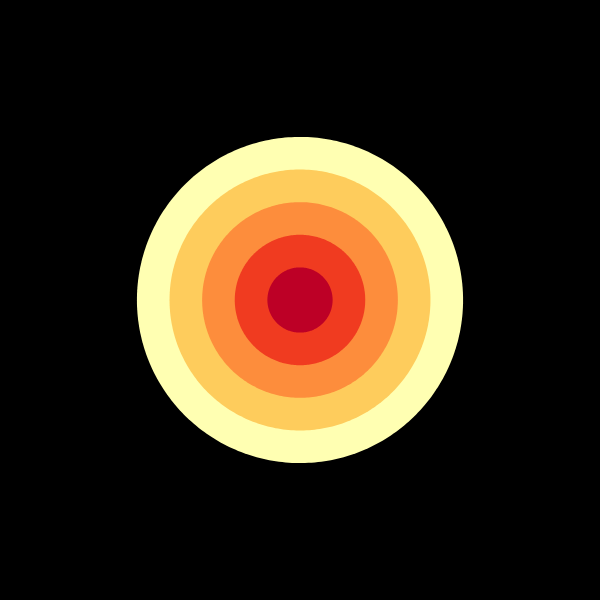
Frame 1 (no input)
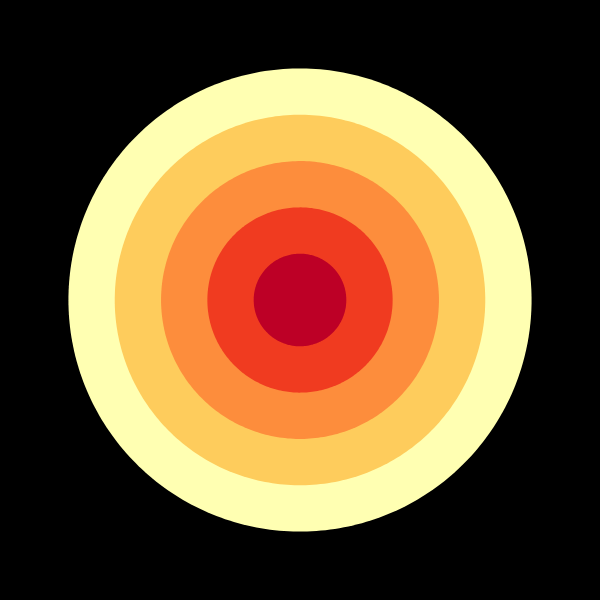
Frame 60 (no input)
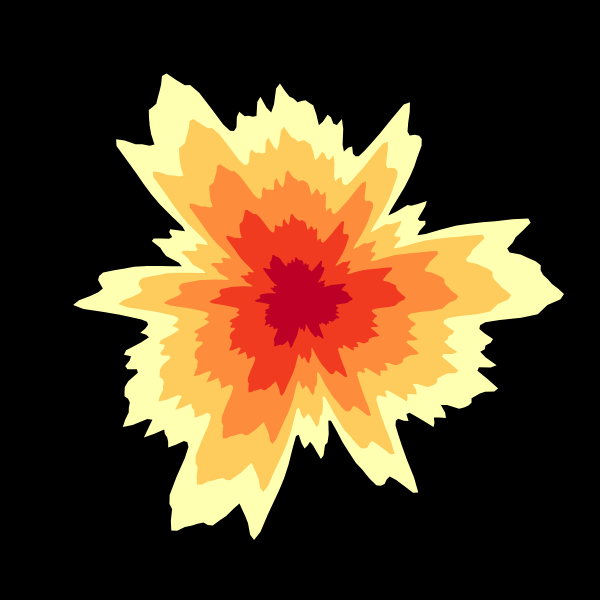
Frame 120 (the mouse pressed at the canvas centre since frame 60)

The p5.js sketch that drew these frames (run headless with seeded random() and noise() and a simulated clock; from frame 60 on, the mouse is pressed at the canvas centre):

// p5.js sketch
// ── sketch.js
var theta;
var phase = 0;

function setup() {

  createCanvas(600, 600);
  background(0);
  noStroke();
  frameRate(50);

}

function draw() {

	background(0);
	translate(width/2,height/2);

	fill(255,255,178);
	makeShape(200);
	fill(254,204,92);
	makeShape(160);
	fill(253,141,60);
	makeShape(120);
	//fill(227,26,28);
	fill(240,59,32)
	makeShape(80);
	fill(189,0,38);
	makeShape(40);

	phase += 0.01;

}

function makeShape(size){
  
  beginShape();
  theta = 0;
  while(theta<2*PI)
  {
    x = size*cos(theta);
    y = size*sin(theta);
    jitter = 2*noise(cos(round(5*(mouseX/width))*theta)+phase,sin(round(5*(mouseY/height))*theta)+phase);
    vertex(jitter*x, jitter*y);
    theta = theta + 0.02;
  }
  endShape();

}
